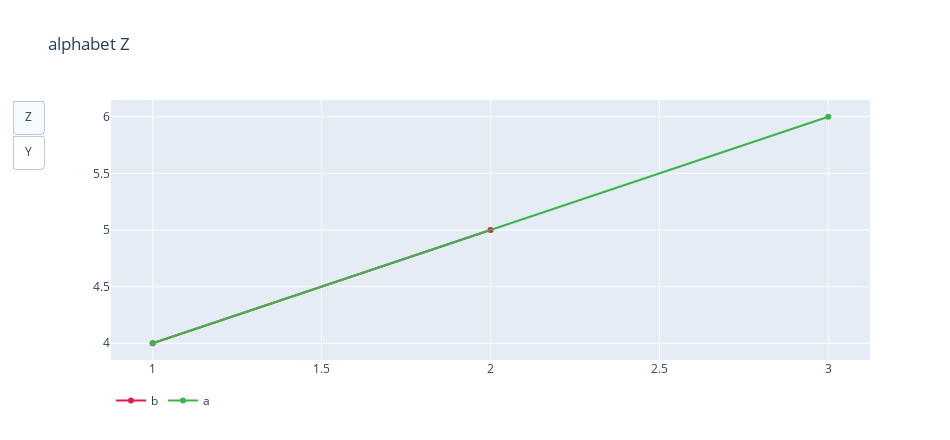

The code cell stored with this chart in its notebook:
### Code cell
plots.plot_four_dimensions(df, x='abc', y='def', title='alphabet', segmentation_col='ghi', button_col='jkl',
                           buttons=['z', 'y'], default_visibility='z')

### Figure 1 — Plotly figure (JSON) as saved in the notebook; plotly's stock layout.template omitted (floating-point values rounded to 4 significant figures)
{"data": [{"hoverinfo": "text", "line": {"color": "#e6194b"}, "name": "b", "text": ["abc: 1<br />def: 4<br />", "abc: 2<br />def: 5<br />"], "type": "scatter", "visible": true, "x": [1, 2], "y": [4, 5]}, {"hoverinfo": "text", "line": {"color": "#3cb44b"}, "name": "a", "text": ["abc: 1<br />def: 4<br />", "abc: 3<br />def: 6<br />"], "type": "scatter", "visible": true, "x": [1, 3], "y": [4, 6]}, {"hoverinfo": "text", "line": {"color": "#e6194b"}, "name": "b", "text": ["abc: 1<br />def: 4<br />", "abc: 2<br />def: 4<br />"], "type": "scatter", "visible": false, "x": [1, 2], "y": [4, 4]}, {"hoverinfo": "text", "line": {"color": "#3cb44b"}, "name": "a", "text": ["abc: 1<br />def: 6<br />", "abc: 3<br />def: 6<br />"], "type": "scatter", "visible": false, "x": [1, 3], "y": [6, 6]}], "layout": {"height": 440, "legend": {"orientation": "h"}, "showlegend": true, "title": {"text": "alphabet Z"}, "updatemenus": [{"buttons": [{"args": [{"visible": [true, true, false, false]}, {"title": "Alphabet Z"}], "label": "Z", "method": "update"}, {"args": [{"visible": [false, false, true, true]}, {"title": "Alphabet Y"}], "label": "Y", "method": "update"}], "pad": {"r": 30}, "type": "buttons"}], "width": 950, "yaxis": {"tickformat": ""}}}
